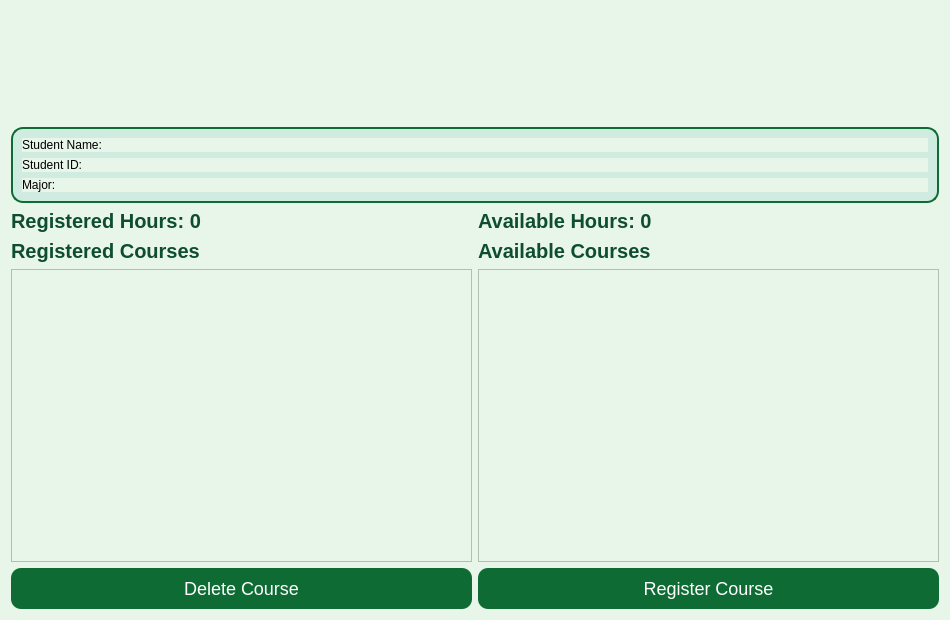
<?xml version="1.0" encoding="UTF-8"?>
<ui version="4.0">
 <class>StudentDashboard</class>
 <widget class="QWidget" name="StudentDashboard">
  <property name="geometry">
   <rect>
    <x>0</x>
    <y>0</y>
    <width>950</width>
    <height>620</height>
   </rect>
  </property>
  <property name="windowTitle">
   <string>KAU Engineering - Student Dashboard</string>
  </property>
  <property name="styleSheet">
   <string notr="true">
    QWidget { background-color: #e8f5e9; }

    QLabel#uniLogo, QLabel#engLogo {
        max-width: 110px;
        max-height: 110px;
        min-width: 110px;
        min-height: 110px;
        border-radius: 8px;
    }

    QLabel#regLabel, QLabel#availLabel, QLabel#creditsLabel1, QLabel#creditsLabel2 {
        font-size: 20px;
        font-weight: bold;
        color: #0e4d32;
    }

    QFrame#infoBox {
        background: #d0ece1;
        border: 2px solid #0e6b33;
        border-radius: 12px;
    }

    QPushButton#registerButton, QPushButton#deleteButton {
        background-color: #0e6b33;
        color: white;
        font-size: 18px;
        padding: 10px 20px;
        border-radius: 10px;
    }

    QPushButton#registerButton:hover, QPushButton#deleteButton:hover {
        background-color: #094d26;
    }
   </string>
  </property>
  <layout class="QVBoxLayout" name="mainLayout">
   <item>
    <layout class="QHBoxLayout" name="logosLayout">
     <item>
      <widget class="QLabel" name="uniLogo">
       <property name="styleSheet">
        <string notr="true">image: url(:/images/Downloads/King_Abdulaziz_University_logo no back.png);</string>
       </property>
       <property name="pixmap">
        <pixmap>King_Abdulaziz_University_logo_no_back.png</pixmap>
       </property>
       <property name="scaledContents">
        <bool>true</bool>
       </property>
      </widget>
     </item>
     <item>
      <widget class="QLabel" name="engLogo">
       <property name="styleSheet">
        <string notr="true">image: url(:/images/Downloads/KAU_ENGNEERING_DEP-removebg-preview.png);</string>
       </property>
       <property name="pixmap">
        <pixmap>KAU_ENGNEERING_DEP-removebg-preview.png</pixmap>
       </property>
       <property name="scaledContents">
        <bool>true</bool>
       </property>
      </widget>
     </item>
    </layout>
   </item>
   <item>
    <widget class="QFrame" name="infoBox">
     <layout class="QVBoxLayout" name="infoLayout">
      <item>
       <widget class="QLabel" name="studentName">
        <property name="text">
         <string>Student Name:</string>
        </property>
       </widget>
      </item>
      <item>
       <widget class="QLabel" name="studentID">
        <property name="text">
         <string>Student ID:</string>
        </property>
       </widget>
      </item>
      <item>
       <widget class="QLabel" name="studentMajor">
        <property name="text">
         <string>Major:</string>
        </property>
       </widget>
      </item>
     </layout>
    </widget>
   </item>
   <item>
    <layout class="QHBoxLayout" name="creditsLayout">
     <item>
      <widget class="QLabel" name="creditsLabel1">
       <property name="text">
        <string>Registered Hours: 0</string>
       </property>
      </widget>
     </item>
     <item>
      <widget class="QLabel" name="creditsLabel2">
       <property name="text">
        <string>Available Hours: 0</string>
       </property>
      </widget>
     </item>
    </layout>
   </item>
   <item>
    <layout class="QHBoxLayout" name="coursesLayout">
     <item>
      <layout class="QVBoxLayout" name="registeredLayout">
       <item>
        <widget class="QLabel" name="regLabel">
         <property name="text">
          <string>Registered Courses</string>
         </property>
        </widget>
       </item>
       <item>
        <widget class="QListWidget" name="registeredList"/>
       </item>
       <item>
        <widget class="QPushButton" name="deleteButton">
         <property name="text">
          <string>Delete Course</string>
         </property>
        </widget>
       </item>
      </layout>
     </item>
     <item>
      <layout class="QVBoxLayout" name="availableLayout">
       <item>
        <widget class="QLabel" name="availLabel">
         <property name="text">
          <string>Available Courses</string>
         </property>
        </widget>
       </item>
       <item>
        <widget class="QListWidget" name="availableList"/>
       </item>
       <item>
        <widget class="QPushButton" name="registerButton">
         <property name="text">
          <string>Register Course</string>
         </property>
        </widget>
       </item>
      </layout>
     </item>
    </layout>
   </item>
  </layout>
 </widget>
 <resources>
  <include location="resfile.qrc"/>
 </resources>
 <connections/>
</ui>
